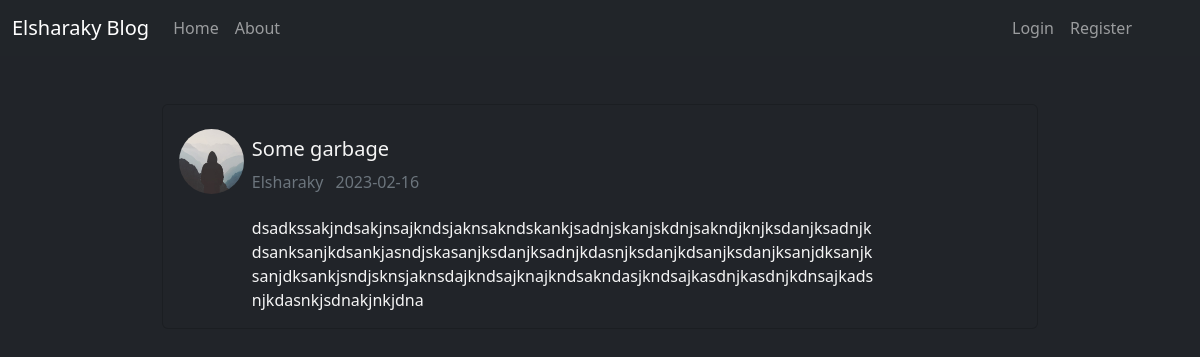
/posts?post=4, run on the app's committed database.
### flaskblog/models.py (models this page shows, shortened)
class User(db.Model,UserMixin):
    id = db.Column(db.Integer,primary_key=True)
    username = db.Column(db.String(20),unique=True,nullable=False)
    email = db.Column(db.String(100),unique=True,nullable=False)
    password = db.Column(db.String(60),nullable=False)
    profile_img = db.Column(db.String(20),default='default.jpg',nullable=False)
    posts = db.relationship('Post',backref='author')

class Post(db.Model):
    id = db.Column(db.Integer,primary_key=True)
    title = db.Column(db.String(250),nullable=False)
    content = db.Column(db.Text,nullable=False)
    date = db.Column(db.DateTime,nullable=False,default=datetime.utcnow)
    user_id = db.Column(db.Integer,db.ForeignKey('user.id'),nullable=False)

### flaskblog/routes.py (the view)
@app.route('/posts')
def post():
    post = Post.query.get(request.args.get('post'))
    return render_template('posts.html',title=f'{post.author.username} Post',post=post) if post else abort(404)

### flaskblog/templates/posts.html (shortened to what this page needs)
{% extends 'layout.html' %}
{% block content %}
    <div class="card mb-3" style="background-color: rgb(33 36 41);">
        <div class="row g-0">
            <div class="col-md-1 pt-4 pb-2 ps-3">
                <img src="{{ url_for('static',filename='images/{}'.format(post.author.profile_img)) }}" class="rounded-circle art_img" alt="profile pic">
            </div>
            <div class="col-md-9 pt-3">
                <div class="card-body">
                <h5 class="card-title mb-3 txt">{{ post.title }}</h5>
                <h6 class="card-subtitle mb-2 text-muted">
                    <p class="me-2" style="display: inline-block;">{{ post.author.username }}</p>
                    <p class="text-muted" style="display: inline-block;">{{ post.date.strftime('%Y-%m-%d') }}</p>
                </h6>
                <p class="card-text txt">{{ post.content }}</p>
            </div>
            </div>
            </div>
    </div>
{% endblock content %}

### flaskblog/static/main.css (style rules this page uses)
body { margin: 0; padding: 0; box-sizing: border-box; background-color: rgb(33 36 41); }
h1,h2,h3,h4,h5,h6 { color: whitesmoke; }
.txt { color: whitesmoke; }
.art_img { width: 65px; height: 65px; }

### data on the page
User: profile_img (placeholder picture), author.username "Elsharaky"
Post: title "Some garbage", date "2023-02-16", content "dsadkssakjndsakjnsajkndsjaknsakndskankjsadnjskanjskdnjsakndjknjksdanjksadnjkdsanksanjkdsankjasndjskasanjksdanjksadnjkdasnjksdanjkdsanjksdanjksanjdksanjksanjdksankjsndjsknsjaknsdajkndsajknajkndsakndasjkndsajkasdnjkasdnjkdnsajkadsnjkdasnkjsdnakjnkjdna"
